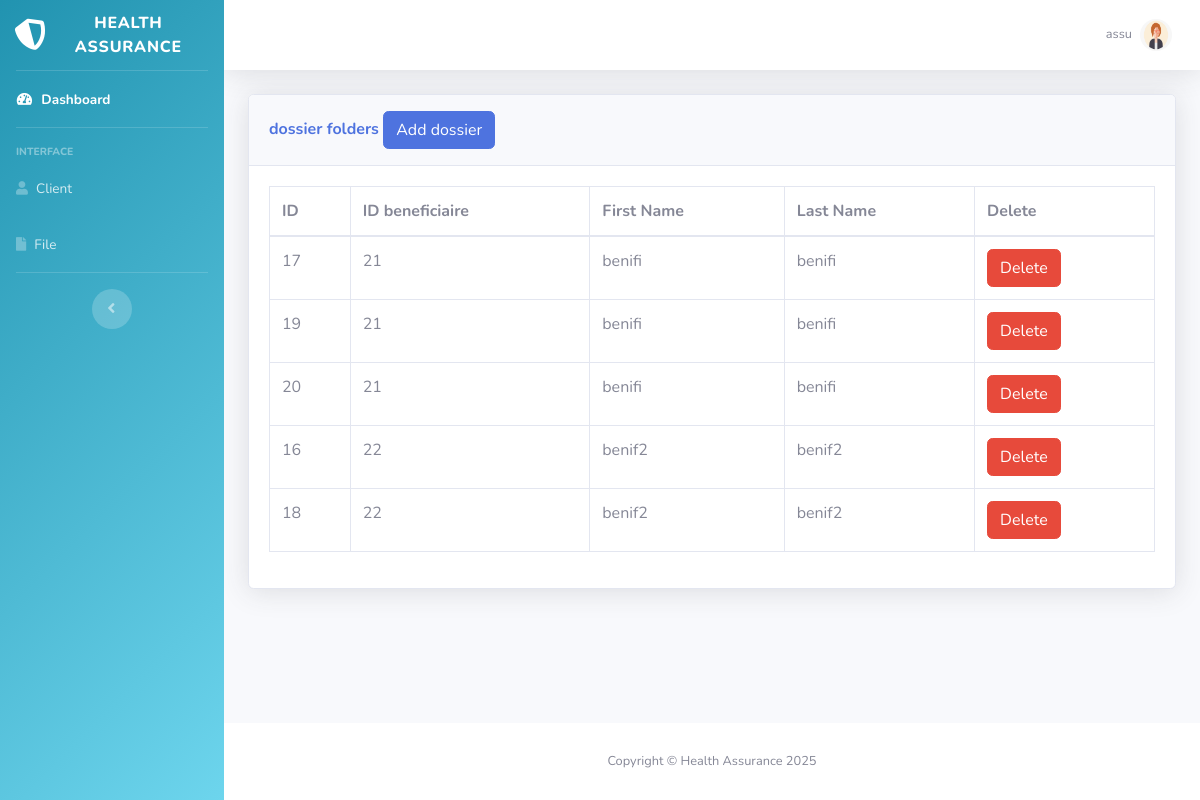
The app's page /etablissement/file.php (signed in) with its own data.
### tables this page shows
CREATE TABLE `assurance` (
  `id` bigint(20) NOT NULL,
  `patente_assu` bigint(20) DEFAULT NULL,
  `name` char(50) NOT NULL,
  `prv_pub_assu` tinyint(1) NOT NULL,
  `tele_assu` bigint(20) NOT NULL,
  `email` varchar(50) NOT NULL,
  `password` varchar(50) NOT NULL,
  `profile_pic` varchar(50) NOT NULL
);

CREATE TABLE `dossier` (
  `id` int(11) NOT NULL,
  `id_etab` bigint(20) NOT NULL,
  `id_benef` bigint(20) NOT NULL,
  `date` date NOT NULL,
  `status` enum('pending','reimbursed','refused') DEFAULT 'pending'
);

CREATE TABLE `beneficiaire` (
  `id` bigint(20) NOT NULL,
  `cin_ben` char(8) DEFAULT NULL,
  `f_name` char(50) NOT NULL,
  `l_name` char(50) NOT NULL,
  `adresse` varchar(120) NOT NULL,
  `birth` date NOT NULL,
  `chronic` tinyint(1) NOT NULL,
  `chronic1` varchar(50) NOT NULL,
  `chronic2` varchar(50) DEFAULT NULL,
  `chronic3` varchar(50) DEFAULT NULL,
  `id_as` bigint(20) NOT NULL,
  `relation` varchar(10) NOT NULL
);

### etablissement/file.php (the view, shortened to what this page needs)
<?php
include('../security.php');
include('../includes/header.php');
$email = $_SESSION['email'];
$table = $_SESSION['table'];
$query = "SELECT * FROM $table WHERE email = '$email'";
$query_run = mysqli_query($connection, $query);
$user = mysqli_fetch_assoc($query_run);
include('../includes/navbar.php');
?>
<div class="container-fluid">
<div class="card shadow mb-4">
  <div class="card-header py-3">
    <h6 class="m-0 font-weight-bold text-primary">dossier folders
            <button type="button" class="btn btn-primary" data-toggle="modal" data-target="#addadminprofile" id="add">
              Add dossier
            </button>
    </h6>
  </div>
  <div class="card-body">
    <div class="table-responsive">
      <?php
      $query = "SELECT
                  doc.id,
                  bn.id AS id_ben,
                  bn.f_name,
                  bn.l_name
                FROM
                  dossier doc
                JOIN
                  beneficiaire bn ON doc.id_benef = bn.id;";
      $query_run = mysqli_query($connection, $query);
      ?>
      <table class="table table-bordered">
        <thead>
          <tr>
            <th>ID</th>
            <th>ID beneficiaire</th>
            <th>First Name</th>
            <th>Last Name</th>
            <th>Delete</th>
          </tr>
        </thead>
        <tbody>
          <?php
          if (mysqli_num_rows($query_run) > 0) {
              while ($row = mysqli_fetch_assoc($query_run)) {
          ?>
          <tr>
            <td><?= $row['id']; ?></td>
            <td><?= $row['id_ben']; ?></td>
            <td><?= $row['f_name']; ?></td>
            <td><?= $row['l_name']; ?></td>
            <td>
              <form action="code.php" method="POST">
                <button type="submit" name="delete_btn_as" class="btn btn-danger">Delete</button>
              </form>
            </td>
          </tr>
          <?php
              }
          ?>
        </tbody>
      </table>
    </div>
    <?php
      } else {
        echo "<tr><td colspan='6'>No Records Found</td></tr>";
      }
    ?>
</div>
    </div>
      </div>
    </div>
<?php
include('../includes/footer.php');
?>

### includes/navbar.php (shortened to what this page needs)
    <?php
    $table = $_SESSION['table'] ?? '';
if (isset($table)) {
  switch ($table) {
      case 'assurance':
          $sidebar_class = 'bg-gradient-assurance';
          break;
  }
}
?>
   <ul class="navbar-nav <?php echo $sidebar_class; ?> sidebar sidebar-dark accordion" id="accordionSidebar">
<a class="sidebar-brand d-flex align-items-center justify-content-center" href="index.php">
  <div class="sidebar-brand-icon rotate-n-15">
  <i class="fas fa-shield-alt me-3"></i>
  </div>
  <div class="sidebar-brand-text mx-3">Health Assurance</sup></div>
</a>
<hr class="sidebar-divider my-0">
<li class="nav-item active">
  <a class="nav-link" href="index.php">
    <i class="fas fa-fw fa-tachometer-alt"></i>
    <span>Dashboard</span></a>
</li>
<hr class="sidebar-divider">
<div class="sidebar-heading">
  Interface
</div>
<?php if ($table === 'assurance'): ?>
    <li class="nav-item">
        <a class="nav-link" href="..\assurance\assure_register.php">
            <i class="fas fa-user"></i>
            <span>Client</span>
        </a>
    </li>
    <li class="nav-item">
        <a class="nav-link" href="..\assurance\file_assur.php">
            <i class="fas fa-file"></i>
            <span>File</span>
        </a>
    </li>
<?php endif; ?>
<hr class="sidebar-divider d-none d-md-block">
<div class="text-center d-none d-md-inline">
  <button class="rounded-circle border-0" id="sidebarToggle"></button>
</div>
</ul>
    <div id="content-wrapper" class="d-flex flex-column">
      <div id="content">
        <nav class="navbar navbar-expand navbar-light bg-white topbar mb-4 static-top shadow">
          <ul class="navbar-nav ml-auto">
            <li class="nav-item dropdown no-arrow d-sm-none">
            <li class="nav-item dropdown no-arrow">
              <a class="nav-link dropdown-toggle" href="#" id="userDropdown" role="button" data-toggle="dropdown" aria-haspopup="true" aria-expanded="false">
                <span class="mr-2 d-none d-lg-inline text-gray-600 small">
               <?php echo $_SESSION['username'];
               ?>
                </span>
               <img class="img-profile rounded-circle" src="uploads/<?php echo $user['profile_pic'] ?? 'default.png'; ?>" alt="Profile Picture">
              </a>
            </li>
          </ul>
        </nav>

### css/styles.css (style rules this page uses)
.bg-gradient-assurance { background: linear-gradient(135deg, #2193b0, #6dd5ed); }

### etablissement/css/styles.css (style rules this page uses)
body { background-color: #fafafa; }

### records on screen
assurance: profile_pic (picture)
dossier: id "17", id_benef "21", id_benef.f_name "benifi", id_benef.l_name "benifi"
dossier: id "19", id_benef "21", id_benef.f_name "benifi", id_benef.l_name "benifi"
dossier: id "20", id_benef "21", id_benef.f_name "benifi", id_benef.l_name "benifi"
dossier: id "16", id_benef "22", id_benef.f_name "benif2", id_benef.l_name "benif2"
dossier: id "18", id_benef "22", id_benef.f_name "benif2", id_benef.l_name "benif2"

### other values on screen
$_SESSION['username'] "assu"
